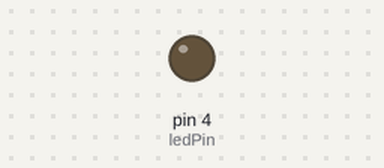
This sketch was run on a simulated Arduino Uno, built with avr-gcc and run on an emulated ATmega328P. Shown: output pins drawn as LEDs (lit = HIGH).

Above: at 0.1 s.
At 2.0 s:
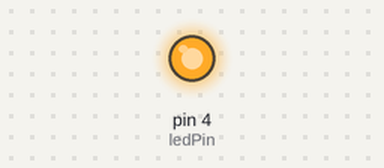
Timing chart, 0 to 3.5 s (numbered marks = the images above):
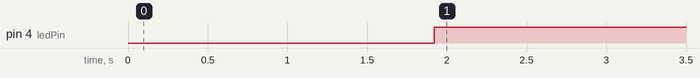

The sketch:

LED_____.ino
```cpp
// LED 핀 번호
const int ledPin = 4; // 4는 GPTO4에 해당
void setup() {
  pinMode(ledPin, OUTPUT);
}

void loop() {
  // LED 밝기 증가
  for(int i = 0; i <= 255; i++) {
    // PWM으로 LED 밝기 변경
    analogWrite(ledPin, i);
    delay(15);
  }
  // LED 밝기 감소
  for(int i = 255; i >= 0 ; i++) {
    // PWM으로 LED 밝기 변경
    analogWrite(ledPin, i);
    delay(15);
  }
}
```

Measured:
- by itself, pin 4 (ledPin): LOW → HIGH at 1.9 s
